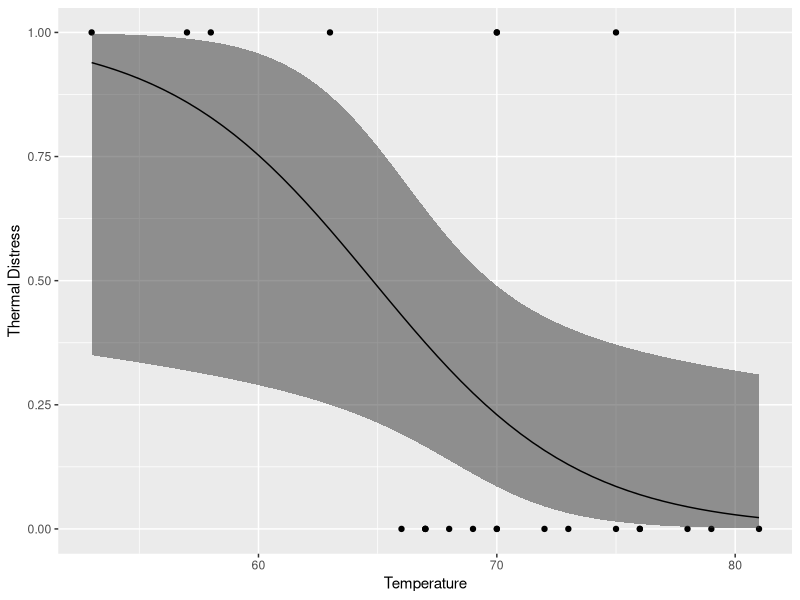

This chart was generated by the following R code:
library(ggplot2)

# Generate data
mydata <- data.frame(Ft = c(1, 6, 11, 16, 21, 2, 7, 12, 17, 22, 3, 8,
                            13, 18, 23, 4, 9, 14, 19, 5, 10, 15, 20),
                     Temp = c(66, 72, 70, 75, 75, 70, 73, 78, 70, 76, 69, 70,
                              67, 81, 58, 68, 57, 53, 76, 67, 63, 67, 79),
                     TD = c(0, 0, 1, 0, 1, 1, 0, 0, 0, 0, 0, 0,
                            0, 0, 1, 0, 1, 1, 0, 0, 1, 0, 0))

# Run logistic regression model
model <- glm(TD ~ Temp, data = mydata, family = binomial(link = "logit"))

# Create a temporary data frame of hypothetical values
temp.data <- data.frame(Temp = seq(53, 81, 0.5))

# Predict the fitted values given the model and hypothetical data
predicted.data <- as.data.frame(predict(model, newdata = temp.data,
                                        type = "link", se = TRUE))

# Combine the hypothetical data and predicted values
new.data <- cbind(temp.data, predicted.data)

# Calculate confidence intervals
std <- qnorm(0.95 / 2 + 0.5)
new.data$ymin <- model$family$linkinv(new.data$fit - std * new.data$se)
new.data$ymax <- model$family$linkinv(new.data$fit + std * new.data$se)
new.data$fit <- model$family$linkinv(new.data$fit) # Rescale to 0-1

# Plot everything
p <- ggplot(mydata, aes(x = Temp, y = TD))
p + geom_point() +
  geom_ribbon(data = new.data, aes(y = fit, ymin = ymin, ymax = ymax), alpha = 0.5) +
  geom_line(data = new.data, aes(y = fit)) +
  labs(x = "Temperature", y = "Thermal Distress")